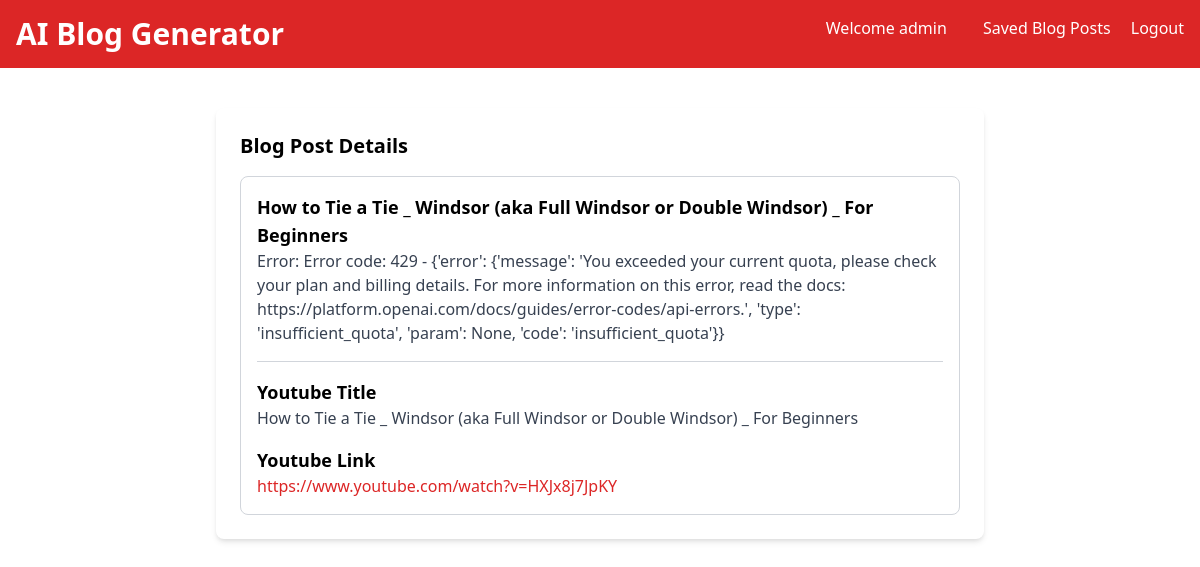
Screenshot of /blog-details/8/ (signed in) with the database file from the repository.
### blog_generator/models.py (models this page shows, shortened)
class BlogPost(models.Model):
    user = models.ForeignKey(User, on_delete=models.CASCADE)
    youtube_title = models.CharField(max_length=300)
    youtube_link = models.URLField()
    generated_content = models.TextField()
    created_at = models.DateTimeField(auto_now_add=True)

### blog_generator/views.py (the view)
# urls.py: path('blog-details/<int:pk>/', views.blog_details, name='blog-details'),
def blog_details(request, pk):
    blog_article_detail = BlogPost.objects.get(id=pk)
    if request.user == blog_article_detail.user:
        return render(request, 'blog-details.html', {'blog_article_detail': blog_article_detail})
    return redirect('/')

### templates/blog-details.html (shortened to what this page needs)
<!DOCTYPE html>
<html lang="en">
<head>
    <link href="https://cdn.jsdelivr.net/npm/tailwindcss@2.2.19/dist/tailwind.min.css" rel="stylesheet">
</head>
<body class="bg-grat-100 font-sans antialiased">
    <nav class="bg-red-600 p-4 text-white flex justify-between">
        <div>
            <h1 class="text-3xl font-bold">AI Blog Generator</h1>
        </div>
        <div>
            <a href="#" class="text-white hover:underline mx-4">Welcome {{ user.username }}</a>
            <a href="/blog-list" class="text-white hover:underline mx-4">Saved Blog Posts</a>
            <a href="#" class="text-white hover:underline">Logout</a>
        </div>
    </nav>
    <div class="container mx-auto mt-10 px-4 sm:px-0">
        <div class="max-w-3xl mx-auto bg-white p-6 rounded-lg shadow-md">
            <section>
                <h2 class="text-xl mb-4 font-semibold">Blog Post Details</h2>
                <div class="border border-gray-300 p-4 rounded-lg">
                    <h3 class="text-lg font-semibold">{{blog_article_detail.youtube_title}}</h3>
                    <p class="text-gray-700">{{blog_article_detail.generated_content}}</p>
                    <hr class="my-4 border-gray-300">
                    <h4 class="text-lg font-semibold">Youtube Title</h4>
                    <p class="text-gray-700">{{blog_article_detail.youtube_title}}</p>
                    <h4 class="text-lg font-semibold mt-4">Youtube Link</h4>
                    <a href="{{blog_article_detail.youtube_link}}" class="text-red-600 hover:underline">{{blog_article_detail.youtube_link}}</a>
                </div>
            </section>
        </div>
    </div>
</body>
</html>

### rows the page displays
BlogPost: youtube_title "How to Tie a Tie _ Windsor (aka Full Windsor or Double Windsor) _ For Beginners", generated_content "Error: Error code: 429 - {'error': {'message': 'You exceeded your current quota, please check your plan and billing details. For more information on this error, read the docs: https://platform.openai.com/docs/guides/error-codes/api-errors.', 'type': 'insufficient_quota', 'param': None, 'code': 'insufficient_quota'}}", youtube_link "https://www.youtube.com/watch?v=HXJx8j7JpKY"

### other values shown
{{ user.username }} "admin"
